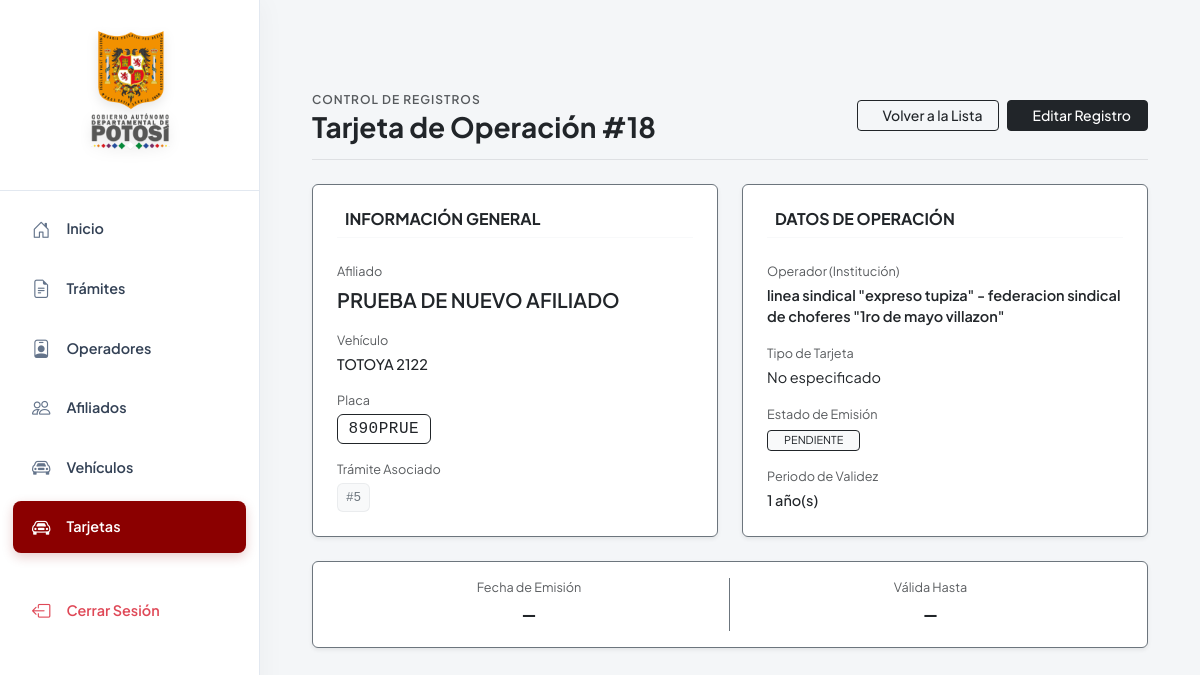
Before: /tarjeta/detalle/18/ (signed in) with the older database file.
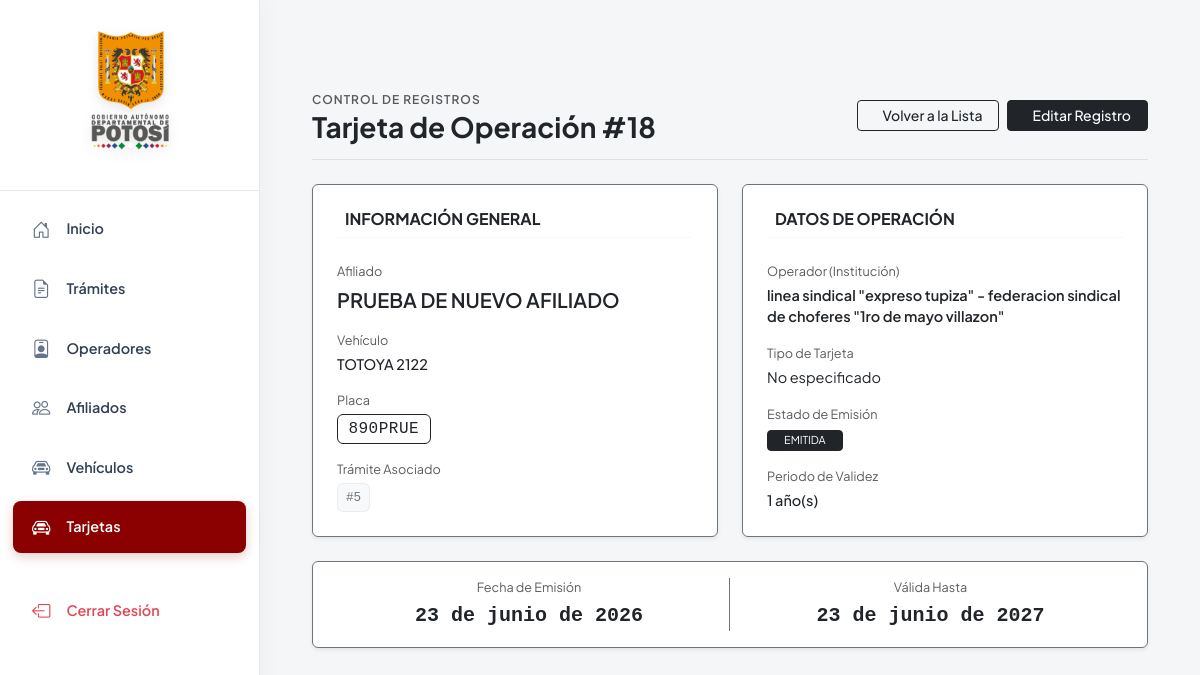
After: the same page with the newer database file.
### apps/tarjeta_de_operacion/models.py (models this page shows, shortened)
class TarjetaDeOperacion(models.Model):
    ESTADO = (
        ('p', 'PENDIENTE'),
        ('e', 'EMITIDA'),
        ('v', 'VENCIDA'),
    )
    estado = models.CharField(max_length=1, choices=ESTADO, default='p')
    tramite = models.ForeignKey(
        Tramite,
        on_delete=models.CASCADE,
        related_name='tarjeta_tramite'
    )
    operador = models.ForeignKey(
        Operador,
        on_delete=models.PROTECT,
        related_name='tarjeta_operador'
    )
    afiliado = models.ForeignKey(
        Afiliado,
        on_delete=models.PROTECT,
        related_name='tarjeta_afiliado'
    )
    vehiculo = models.ForeignKey(
        Vehiculo,
        on_delete=models.PROTECT,
        related_name='tarjeta_vehiculo'
    )
    ruta = models.TextField()
    licencia = models.CharField(max_length=100)
    validez = models.PositiveIntegerField(default=1)
    monto = models.DecimalField(max_digits=8, decimal_places=2, default=40.00)
    fecha_registro = models.DateTimeField(auto_now_add=True)
    fecha_emision = models.DateField(blank=True, null=True)
    valida_hasta = models.DateField(blank=True, null=True)

### apps/afiliado/models.py (models this page shows, shortened)
class Afiliado(models.Model):
    operador = models.ForeignKey(
        Operador,
        on_delete=models.PROTECT,
        related_name='afiliado_operador'
    )
    nombre_completo = models.CharField(max_length=500)
    fecha_registro = models.DateTimeField(auto_now_add=True)

### apps/vehiculo/models.py (models this page shows, shortened)
class Vehiculo(models.Model):
    TRANSPORTE = (
        ('p', 'PASAJEROS'),
        ('c', 'CARGA'),
    )
    afiliado = models.ForeignKey(
        Afiliado,
        on_delete=models.PROTECT,
        related_name='vehiculo_afiliado'
    )
    marca = models.ForeignKey(
        MarcaVehiculo,
        on_delete=models.PROTECT,
        related_name='vehiculo_marca'
    )
    tipo = models.ForeignKey(
        TipoVehiculo,
        on_delete=models.PROTECT,
        related_name='vehiculo_tipo'
    )
    propietario = models.CharField(max_length=500, blank=True)
    transporte = models.CharField(max_length=20, choices=TRANSPORTE)
    modelo = models.PositiveIntegerField()
    placa = models.CharField(max_length=7, unique=True)
    chasis = models.CharField(max_length=100, unique=True)
    capacidad = models.CharField(max_length=20)
    fecha_registro = models.DateTimeField(auto_now_add=True)

class MarcaVehiculo(models.Model):
    nombre = models.CharField(max_length=100)
    fecha_registro = models.DateTimeField(auto_now_add=True)
    def __str__(self):
        return self.nombre

### apps/tramite/models.py (models this page shows, shortened)
class Tramite(models.Model):
    TIPO = (
        ('o', 'Otorgación Nueva de Tarjetas de Operación'),
        ('r', 'Renovación de Tarjetas de Operación'),
    )
    ESTADO = (
        ('p', 'PENDIENTE'),
        ('v', 'VALIDO'),
        ('o', 'OBSERVADO'),
    )
    LICENCIA = (
        ('l1','InterProvincial'),
        ('l2','Interprov.ATL'),
        ('l3','Interprov.Confederado'),
        ('l4','Interprov.Confe.SCZ'),
        ('l5','Interprov.Cooperativas'),
    )
    tipo = models.CharField(max_length=1, choices=TIPO)
    estado = models.CharField(max_length=1, choices=ESTADO, default='p')
    segunda_revicion = models.CharField(max_length=1, choices=ESTADO, default='p')
    licencia = models.CharField(max_length=2, choices=LICENCIA)
    usuario = models.ForeignKey(
        settings.AUTH_USER_MODEL,
        on_delete=models.CASCADE,
        related_name='tramite_usuario'
    )
    operador = models.ForeignKey(
        Operador,
        on_delete=models.PROTECT,
        related_name="tramite_operador"
    )
    informe_tecnico = models.FileField(
        upload_to='informes_tecnicos/',
        blank=True,
        null=True,
        validators=[FileExtensionValidator(allowed_extensions=['pdf', 'jpg', 'jpeg', 'png'])],
    )
    informe_legal = models.FileField(
        upload_to='informes_legales/',
        blank=True,
        null=True,
        validators=[FileExtensionValidator(allowed_extensions=['pdf', 'jpg', 'jpeg', 'png'])]
    )
    resolucion_administrativa = models.FileField(
        upload_to='resolucion_administrativa/',
        blank=True,
        null=True,
        validators=[FileExtensionValidator(allowed_extensions=['pdf', 'jpg', 'jpeg', 'png'])]
    )
    numero = models.PositiveIntegerField(unique=True)
    deposito = models.BooleanField(default=False)
    fojas = models.PositiveIntegerField(blank=True, null=True)
    rutas = models.TextField()
    observacion = models.TextField(blank=True, null=True)
    fecha_registro = models.DateTimeField(auto_now_add=True)
    banco = models.CharField(max_length=100, blank=True, null=True, default='BANCO UNION')
    cuenta = models.CharField(max_length=50, blank=True, null=True, default='1-6024553')
    encargado_firma_1 = models.CharField(max_length=100, blank=True, null=True, default='Abog. Heber Rodriguez Flores')
    area_firma_1 = models.CharField(max_length=100, blank=True, null=True, default='SECRETARIO DEPARTAMENTAL DE JURÍDICA')
    encargado_firma_2 = models.CharField(max_length=100, blank=True, null=True, default='Oscar Mendoza Mamani')
    area_firma_2 = models.CharField(max_length=100, blank=True, null=True, default='SECRETARIO DEPARTAMENTAL DE COORDINACIÓN GENERAL')

### apps/operador/models.py (models this page shows, shortened)
class Operador(models.Model):
    organizacion = models.ForeignKey(
        'Organizacion',
        on_delete=models.PROTECT,
        related_name='operador_organizacion'
    )
    federacion = models.ForeignKey(
        'Federacion',
        on_delete=models.PROTECT,
        related_name='operador_federacion'
    )
    fecha_registro = models.DateTimeField(auto_now_add=True)
    def __str__(self):
        return f"{self.organizacion.nombre} - {self.federacion.nombre}"

class Organizacion(models.Model):
    nombre = models.CharField(max_length=500)
    fecha_registro = models.DateTimeField(auto_now_add=True)

class Federacion(models.Model):
    nombre = models.CharField(max_length=500)
    fecha_registro = models.DateTimeField(auto_now_add=True)

### apps/tarjeta_de_operacion/views.py (the view)
# urls.py: path('tarjeta/detalle/<int:id_tarjeta>/', views.detalle_tarjeta, name='detalle_tarjeta'),
@login_required
@user_passes_test(es_admin, login_url='/', redirect_field_name=None)
def detalle_tarjeta(request: HttpRequest, id_tarjeta: int) -> HttpResponse:
    tarjeta = get_object_or_404(
        TarjetaDeOperacion.objects.select_related(
            'vehiculo', 'afiliado', 'operador', 'tramite'
        ),
        id=id_tarjeta
    )
    contexto = {
        'tarjeta': tarjeta,
    }
    return render(request, 'tarjeta/detalle.html', contexto)

### apps/usuario/permisos.py (called while the page is built)
def es_admin(user):
    return user.is_authenticated and user.rol in ['sa', 'a']

### templates/tarjeta/detalle.html (shortened to what the changed rows need)
{% extends 'base.html' %}
{% block content %}
<div class="container my-5" style="max-width: 1000px;">
    <div class="d-flex flex-column flex-md-row justify-content-between align-items-md-center gap-3 pb-3 mb-4 border-bottom border-dark border-opacity-10">
        <div>
            <span class="text-muted text-uppercase small tracking-wider fw-semibold" style="font-size: 0.75rem; letter-spacing: 1px;">Control de Registros</span>
            <h2 class="text-dark fw-bold m-0 fs-3">Tarjeta de Operación #{{ tarjeta.id }}</h2>
        </div>
    </div>
    <div class="row g-4">
        <div class="col-md-6">
            <div class="card border border-secondary border-opacity-15 shadow-sm h-100 bg-white">
                <div class="card-body p-4">
                    <div class="d-flex flex-column gap-3">
                        <div>
                            <span class="d-block text-muted small fw-normal mb-1">Afiliado</span>
                            <span class="fw-semibold text-dark fs-5">{{ tarjeta.afiliado.nombre_completo }}</span>
                        </div>
                        <div>
                            <span class="d-block text-muted small fw-normal mb-1">Vehículo</span>
                            <span class="text-dark fw-medium">{{ tarjeta.vehiculo.marca|default:"N/A" }} {{ tarjeta.vehiculo.modelo|default:"" }}</span>
                        </div>
                        <div>
                            <span class="d-block text-muted small fw-normal mb-1">Placa</span>
                            <span class="badge border border-dark text-dark font-monospace px-2.5 py-1.5 fs-6 fw-normal bg-white" style="letter-spacing: 0.5px;">
                                {{ tarjeta.vehiculo.placa }}
                            </span>
                        </div>
                        <div>
                            <span class="d-block text-muted small fw-normal mb-1">Trámite Asociado</span>
                            <span class="text-secondary font-monospace bg-light px-2 py-1 rounded small border border-secondary border-opacity-10 d-inline-block">
                                #{{ tarjeta.tramite.id|default:"Sin trámite" }}
                            </span>
                        </div>
                    </div>
                </div>
            </div>
        </div>
        <div class="col-md-6">
            <div class="card border border-secondary border-opacity-15 shadow-sm h-100 bg-white">
                <div class="card-body p-4">
                    <div class="d-flex flex-column gap-3">
                        <div>
                            <span class="d-block text-muted small fw-normal mb-1">Operador (Institución)</span>
                            <span class="fw-semibold text-dark">{{ tarjeta.operador }}</span>
                        </div>
                        <div>
                            <span class="d-block text-muted small fw-normal mb-1">Estado de Emisión</span>
                            {% if tarjeta.estado == 'e' %}
                                <span class="badge bg-dark text-white fw-normal px-3 py-1.5 rounded-1 border border-dark">
                                     {{ tarjeta.get_estado_display }}
                                </span>
                            {% else %}
                                <span class="badge bg-light text-dark border border-dark border-opacity-20 fw-normal px-3 py-1.5 rounded-1">
                                     {{ tarjeta.get_estado_display }}
                                </span>
                            {% endif %}
                        </div>
                        <div>
                            <span class="d-block text-muted small fw-normal mb-1">Periodo de Validez</span>
                            <span class="text-dark fw-medium">{{ tarjeta.validez }} año(s)</span>
                        </div>
                    </div>
                </div>
            </div>
        </div>
        <div class="col-12">
            <div class="card border border-secondary border-opacity-15 shadow-sm bg-white">
                <div class="card-body p-4 py-3">
                    <div class="row text-center g-3">
                        <div class="col-6 border-end border-secondary border-opacity-15">
                            <span class="text-muted small d-block mb-1">Fecha de Emisión</span>
                            <span class="fs-5 fw-bold text-dark font-monospace">{{ tarjeta.fecha_emision|default:"—" }}</span>
                        </div>
                        <div class="col-6">
                            <span class="text-muted small d-block mb-1">Válida Hasta</span>
                            <span class="fs-5 fw-bold text-dark font-monospace">{{ tarjeta.valida_hasta|default:"—" }}</span>
                        </div>
                    </div>
                </div>
            </div>
        </div>
    </div>
</div>
{% endblock %}

Changed rows visible on the page:
changed TarjetaDeOperacion "PRUEBA DE NUEVO AFILIADO": fecha_emision "—" → "23 de junio de 2026"; valida_hasta "—" → "23 de junio de 2027"; estado "PENDIENTE" → "EMITIDA"
